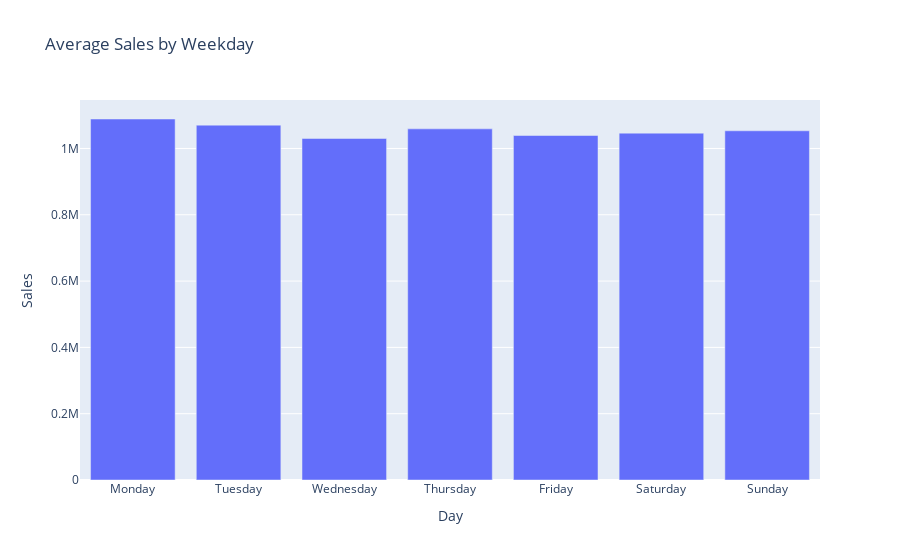

Write notebook code for a chart like this one.
### Code cell
# Sales by day of weeek

df['weekday'] = df['date'].dt.day_name()
weekday_sales = df.groupby('weekday')['weekly_sales'].mean().reindex([
    'Monday', 'Tuesday', 'Wednesday', 'Thursday', 'Friday', 'Saturday', 'Sunday'])

fig = px.bar(weekday_sales, x=weekday_sales.index, y='weekly_sales',
             title='Average Sales by Weekday', labels={'weekday': 'Day', 'weekly_sales': 'Sales'})
fig.show()

### Figure 1 — Plotly figure (JSON) as saved in the notebook; plotly's stock layout.template omitted (floating-point values rounded to 4 significant figures)
{"data": [{"hovertemplate": "Day=%{x}<br>Sales=%{y}<extra></extra>", "legendgroup": "", "marker": {"color": "#636efa", "pattern": {"shape": ""}}, "name": "", "orientation": "v", "showlegend": false, "textposition": "auto", "type": "bar", "x": ["Monday", "Tuesday", "Wednesday", "Thursday", "Friday", "Saturday", "Sunday"], "xaxis": "x", "y": [1089000.0, 1070000.0, 1030000.0, 1059000.0, 1039000.0, 1046000.0, 1053000.0], "yaxis": "y"}], "layout": {"barmode": "relative", "legend": {"tracegroupgap": 0}, "title": {"text": "Average Sales by Weekday"}, "xaxis": {"anchor": "y", "domain": [0, 1], "title": {"text": "Day"}}, "yaxis": {"anchor": "x", "domain": [0, 1], "title": {"text": "Sales"}}}}
